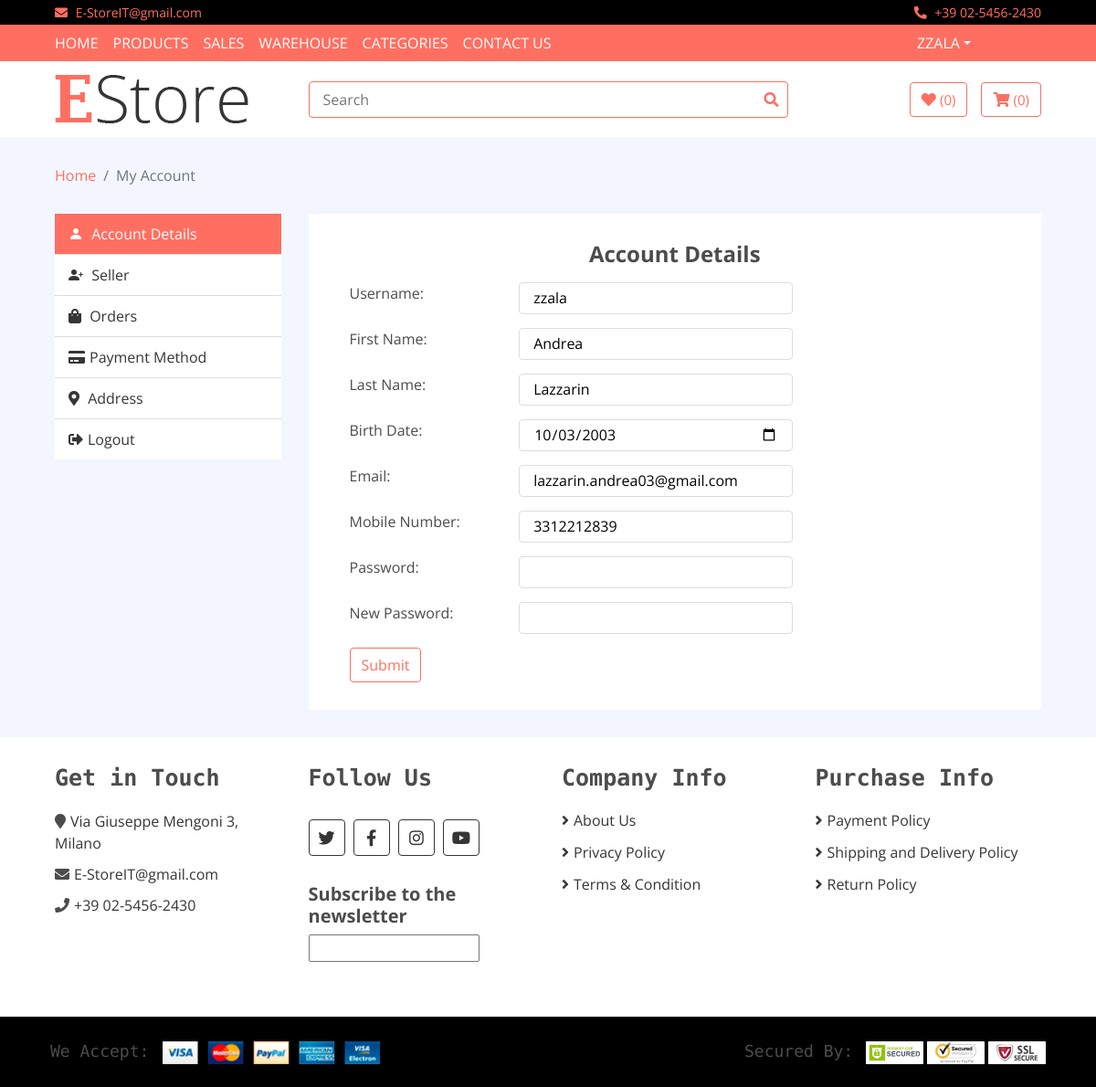
Page /my-account.php (signed in) on the committed database.
### tables this page shows
CREATE TABLE `users` (
  `Id` int(11) NOT NULL,
  `Username` varchar(30) NOT NULL,
  `FirstName` varchar(30) NOT NULL,
  `LastName` varchar(30) NOT NULL,
  `BirthDate` date NOT NULL,
  `Email` varchar(319) NOT NULL,
  `MobilePhoneNumber` varchar(12) NOT NULL,
  `Password` varchar(32) NOT NULL,
  `Seller` tinyint(1) NOT NULL DEFAULT '0'
);

### my-account.php (the view, shortened to what the rows shown need)
<?php
include("db/connection.php");
?>
<!DOCTYPE html>
<html lang="en">
<head>
    <link href="https://stackpath.bootstrapcdn.com/bootstrap/4.4.1/css/bootstrap.min.css" rel="stylesheet">
    <link href="https://cdnjs.cloudflare.com/ajax/libs/font-awesome/5.10.0/css/all.min.css" rel="stylesheet">
    <link href="lib/slick/slick.css" rel="stylesheet">
    <link href="lib/slick/slick-theme.css" rel="stylesheet">
    <link href="css/style.css" rel="stylesheet">
    <link rel="stylesheet" href="https://cdn.jsdelivr.net/npm/bootstrap-icons@1.8.1/font/bootstrap-icons.css">
</head>
<body>
    <div class="my-account">
        <div class="container-fluid">
            <div class="row">
                <div class="col-md-9">
                    <div class="tab-content">
                        <div class="tab-pane fade" id="account-tab" role="tabpanel" aria-labelledby="account-nav">
                            <form action="check/updateUser.php" method="post">
                                <div class="container">
                                    <?php
                                    $sql = "SELECT * FROM users WHERE Id = '" . $_SESSION["ID"] . "'";
                                    $result = $conn->query($sql);
                                    if ($result->num_rows > 0) {
                                        $row = $result->fetch_assoc();
                                        echo "
                                                <div class='row'>
                                                    <div class='col-md-3'>Username: </div>
                                                    <div class='col-md-3'><input type='text' name='username' style = 'width: 300px' class='form-control' value='" . $row["Username"] . "'></div>
                                                </div>
                                                <div class='row'>
                                                    <div class='col-md-3'>First Name: </div>
                                                    <div class='col-md-3'><input type='text' name='firstName' style = 'width: 300px' class='form-control' value='" . $row["FirstName"] . "'></div>
                                                </div>
                                                <div class='row'>
                                                    <div class='col-md-3'>Last Name: </div>
                                                    <div class='col-md-3'><input type='text' name='lastName' style = 'width: 300px' class='form-control' value='" . $row["LastName"] . "'></div>
                                                </div>
                                                <div class='row'>
                                                    <div class='col-md-3'>Birth Date: </div>
                                                    <div class='col-md-3'><input type='date' name='birthDate' style = 'width: 300px' class='form-control' value='" . $row["BirthDate"] . "'></div>
                                                </div>
                                                <div class='row'>
                                                    <div class='col-md-3'>Email: </div>
                                                    <div class='col-md-3'><input type='email' name='email' style = 'width: 300px' class='form-control' style='width:auto;' value='" . $row["Email"] . "'></div>
                                                </div>
                                                <div class='row'>
                                                    <div class='col-md-3'>Mobile Number: </div>
                                                    <div class='col-md-3'><input type='text' name='mobileNumber' style = 'width: 300px' class='form-control' value='" . $row["MobilePhoneNumber"] . "'></div>
                                                </div>
                                                <div class='row'>
                                                    <div class='col-md-3'>Password: </div>
                                                    <div class='col-md-3'><input type='password' name='password' style = 'width: 300px' class='form-control' value=''></div>
                                                </div>
                                                <div class='row'>
                                                    <div class='col-md-3'>New Password: </div>
                                                    <div class='col-md-3'><input type='password' name='retypePassword' style = 'width: 300px' class='form-control' value=''></div>
                                                </div>";
                                    }
                                    ?>
                                </div>
                            </form>
                        </div>
                    </div>
                </div>
            </div>
        </div>
    </div>
    <div class="footer">
        <div class="container-fluid">
            <div class="row">
                <div class="col-lg-3 col-md-6">
                    <div class="footer-widget">
                        <h2>Get in Touch</h2>
                    </div>
                </div>
                <div class="col-lg-3 col-md-6">
                    <div class="footer-widget">
                        <h2>Follow Us</h2>
                    </div>
                </div>
                <div class="col-lg-3 col-md-6">
                    <div class="footer-widget">
                        <h2>Company Info</h2>
                    </div>
                </div>
                <div class="col-lg-3 col-md-6">
                    <div class="footer-widget">
                        <h2>Purchase Info</h2>
                    </div>
                </div>
            </div>
        </div>
    </div>
    <div class="footer">
        <div class="row payment align-items-center">
            <div class="col-md-6">
                <div class="payment-method">
                    <h2>We Accept:</h2>
                </div>
            </div>
            <div class="col-md-6">
                <div class="payment-security">
                    <h2>Secured By:</h2>
                </div>
            </div>
        </div>
    </div>
</body>
</html>

### rows in the picture
users: username "zzala", firstName "Andrea", lastName "Lazzarin", birthDate "10/03/2003", email "lazzarin.andrea03@gmail.com", mobileNumber "3312212839"

### other values in the picture
$_SESSION["Username"] "ZZALA"
$n "0"
